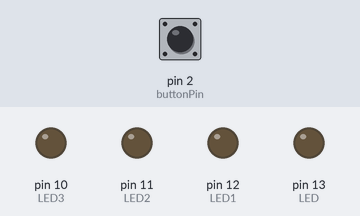
The sketch below on a simulated Arduino Uno, built with avr-gcc and run on an emulated ATmega328P. Parts: output pins drawn as LEDs (lit = HIGH). The test bench sets the inputs (shaded band); at power-on: pin 2 (buttonPin) LOW.

Above: at 1.2 s.
1.3 s: pin 2 (buttonPin) pulled HIGH for 0.15 s
At 2.1 s:
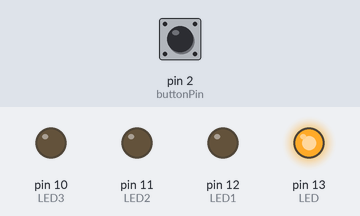
4.4 s: pin 2 (buttonPin) pulled HIGH for 3.2 s
At 7.8 s:
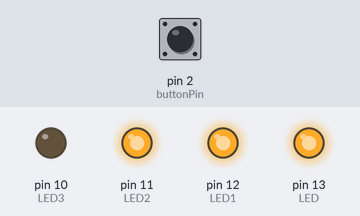
10.6 s: pin 2 (buttonPin) pulled HIGH for 1 s
At 13.6 s:
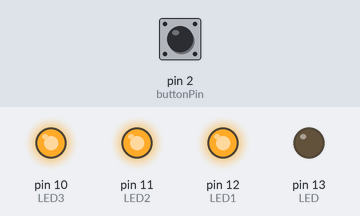
Timing chart, 0 to 16.5 s (numbered marks = the images above; inputs shaded):
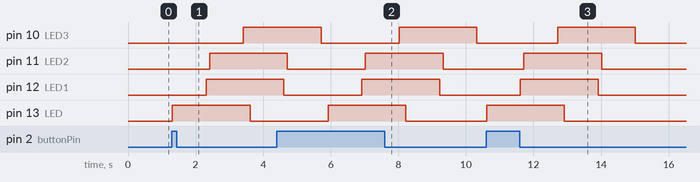

The sketch:

SS9_ArduinoLightDelay.ino
```cpp
const int buttonPin = 2;
const int LED =  13;
const int LED1 =  12;
const int LED2 = 11;
const int LED3 = 10;

int buttonState = 0;


void setup() {
  pinMode(LED, OUTPUT);
  pinMode(LED1, OUTPUT);
  pinMode(LED2, OUTPUT);
  pinMode(LED3, OUTPUT);
  pinMode(buttonPin, INPUT);
}

// loop runs infinitely
void loop() {
  buttonState = digitalRead(buttonPin);    // read the state of the pushbutton value
  delay (10); //small delay for debouncing, to increase accuracy

  // conditional statement
  if (buttonState == HIGH) { // if button is pressed (voltage received on pin 2)
    digitalWrite(LED, HIGH);
    delay(1000);
    digitalWrite(LED1, HIGH);
    delay(100);
    digitalWrite(LED2, HIGH);
    delay(1000);
    digitalWrite(LED3, HIGH);// send voltage to LED pin
    delay(200);
    digitalWrite(LED, LOW);
    delay(1000);
    digitalWrite(LED1, LOW);
    delay(100);
    digitalWrite(LED2, LOW);
    delay(1000);
    digitalWrite(LED3, LOW);// send voltage to LED pin
    delay(200);
  } else {   //otherwise
    digitalWrite(LED, LOW);
    digitalWrite(LED1, LOW);
    digitalWrite(LED2, LOW);
    digitalWrite(LED3, LOW);// turn off voltage to LED pin
  }
}
```

Measured:
- after the input at 1.3 s, pin 10 (LED3): LOW → HIGH after 2.1 s; pin 11 (LED2): LOW → HIGH after 1.1 s; pin 12 (LED1): LOW → HIGH after 1.0 s; pin 13 (LED): LOW → HIGH at once, → LOW 2.3 s later
- after the input at 4.4 s, pin 13 (LED): LOW → HIGH after 1.5 s, → LOW 2.3 s later
- after the input at 10.6 s, pin 10 (LED3): LOW → HIGH after 2.1 s, → LOW 2.3 s later; pin 11 (LED2): LOW → HIGH after 1.1 s, → LOW 2.3 s later; pin 12 (LED1): LOW → HIGH after 1.0 s, → LOW 2.3 s later; pin 13 (LED): LOW → HIGH at once, → LOW 2.3 s later
